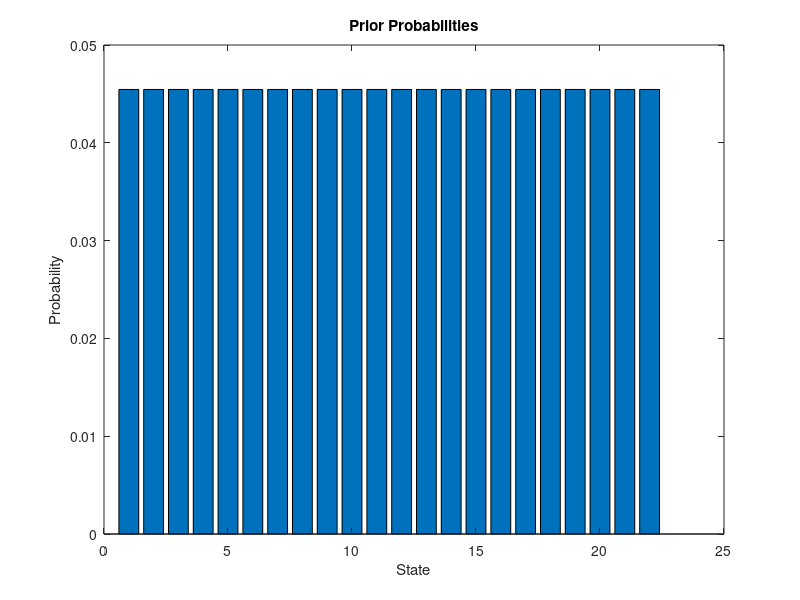
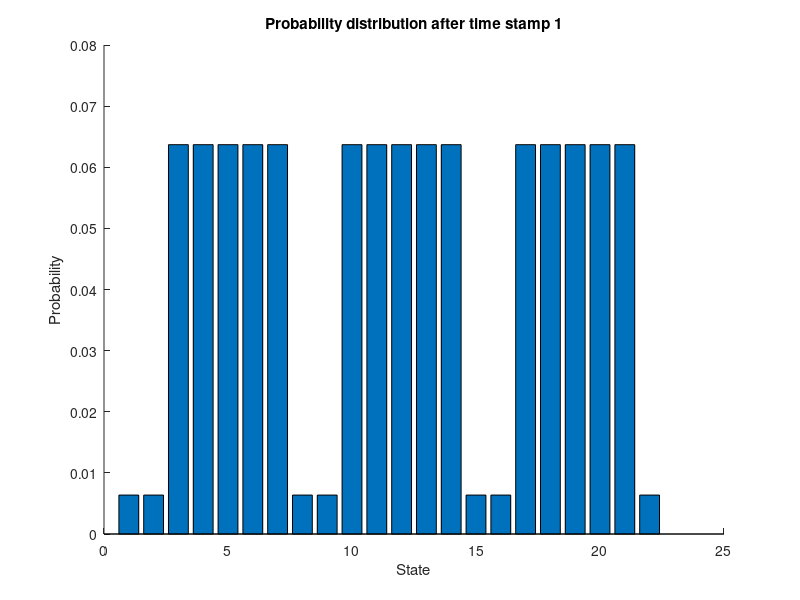
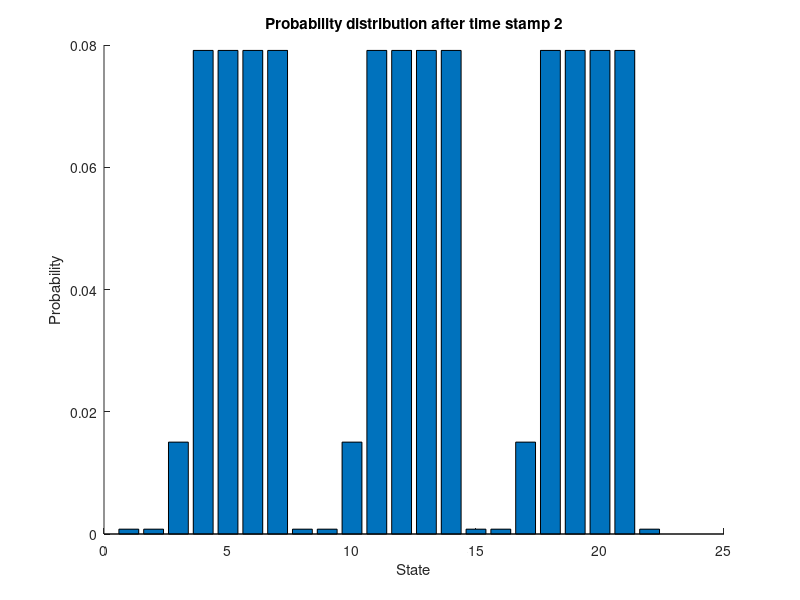
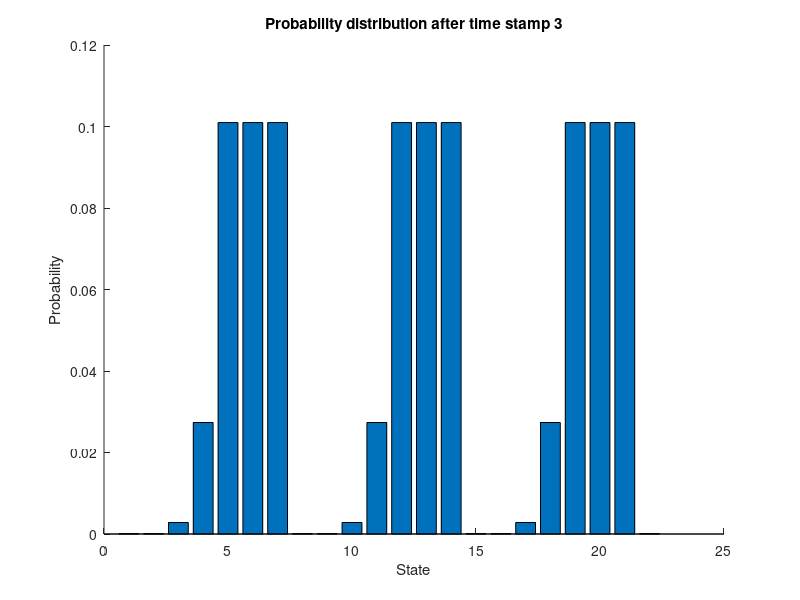

The MATLAB script that drew these images, in order:
function histogram_filter()

arena = zeros(7,6);
arena(2,:) = 1;
arena(4,:) = 1;
arena(6,:) = 1;
arena(:,6) = 1;
no_of_states = sum(sum(arena==1));
prob_distribution = arena/no_of_states;

% Assuming the agent arrives to state 1 by moving to right by one step

path = [[0 1];[0 1];[0 1];[0 1];[0 1];[1 0];[1 0];[1 0]];

k=1;
temp = arena;
for i=1:7
    for j=1:6
        if(arena(i,j)==1)
            temp(i,j) = k;
            k = k+1;
        end
    end
end

display(temp);

draw_hist(prob_distribution,arena,0);



for l=1:8
    display(['timestamp ' int2str(l)]);
    temp = move(path,prob_distribution,l,arena);
    temp = sense(arena,temp,l);
    prob_distribution = temp;
%     string = ['Prob after timestep ' int2str(l)];
%     display(string);
%     display(prob_distribution);
    draw_hist(prob_distribution,arena,l);
    
end




    

end


function temp = move(path,prob_distribution,step_no,arena)
    p_stay = 0.1;
    p_move = 0.9;
    temp = zeros(7,6);
    
    for i=1:7
        for j=1:6
            % Calculating the previous state according to the path specified
            prev_row = i - path(step_no,1);
            prev_col = j - path(step_no,2);

            % If the previous state is out of bounds, it means the agent arrived to the 
            % present state only by failing to take a move.In that case
            % previous_state_probability is 0. Else it is the probability of
            % the previous state
            if(prev_row==0 || prev_col==0)  
                previous_state_prob = 0;
            else
                previous_state_prob = prob_distribution(prev_row,prev_col);
            end

            present_state_prob = prob_distribution(i,j);

            % The robot could have arrived at this state by either taking one
            % step from the previous state ( represented by p_move *
            % previous_state_prob) or failing to take one step from the current
            % postion ( represented by p_stay * present_state_prob )

            % After step_no 5 we concentrate only on the 6th column(done by step_no>5)
            % where there are two ways of coming to a state.If it is not the 6th column,
            % ( done by else part of if j==6 ) the only chance of coming to a state is by 
            % failing to take a step from the state becuase the movement is only vertical now.
            if(step_no>5)
                if(j==6)
                    temp(i,j) = p_move * previous_state_prob + p_stay * present_state_prob;
                else
                    temp(i,j) = p_stay * present_state_prob;
                end
            else
                temp(i,j) = p_move * previous_state_prob + p_stay * present_state_prob;
            end

        end
        
    end
    write_output('Posterior Probablity after process update for state ',step_no,temp,arena);

    total = sum(sum(temp));
    for i = 1:7
            for j=1:6
                temp(i,j) = temp(i,j) / total;
            end
    end
    write_output('Normalized Posterior Probablity after process update for state ',step_no,temp,arena);



end

function prob_distribution = sense(arena,prob_distribution,step_no)
    Prob_error = 0.2;
    Prob_noerror = 1 - Prob_error;
    total = 0;
    
    for i=1:7
        for j=1:6
            if(arena(i,j)==1)
                prob_distribution(i,j) = prob_distribution(i,j) * Prob_noerror;
            else
                prob_distribution(i,j) = prob_distribution(i,j) * Prob_error;
            end
            total = total+prob_distribution(i,j);
            
        end
    end
    
    write_output('Posterior Probablity after measurement update for state ',step_no,prob_distribution,arena);
    
    
    for i = 1:7
        for j=1:6
            prob_distribution(i,j) = prob_distribution(i,j) / total;
        end
    end
    
    write_output('Normalized Probablity after measurement update for state ',step_no,prob_distribution,arena);
end


function draw_hist(prob_distr,arena,timestamp)
    
    temp = [];
    for i=1:7
        for j=1:6
            if(arena(i,j) == 1 )
                temp = [temp,prob_distr(i,j)];
            end
        end
    end
    
    if(timestamp==0)
        figure('name','Prior');
        bar(temp);
        xlabel('State');
        ylabel('Probability');
        title('Prior Probabilities');
    else
        
        figure('name',['histogram ' int2str(timestamp)]);
        hold on;
        bar(temp);
        xlabel('State');
        ylabel('Probability');
        title(['Probability distribution after time stamp ' int2str(timestamp)]);
        hold off;
    end
end

function write_output(string,time_stamp,prob_distribution,arena)

    
    k=1;
    for i=1:7
        for j=1:6
            if(arena(i,j)==1)
                x = prob_distribution(i,j);
                y = num2str(x);
                display([string int2str(k) '=' y]);
                k=k+1;
            end
        end
    end





end